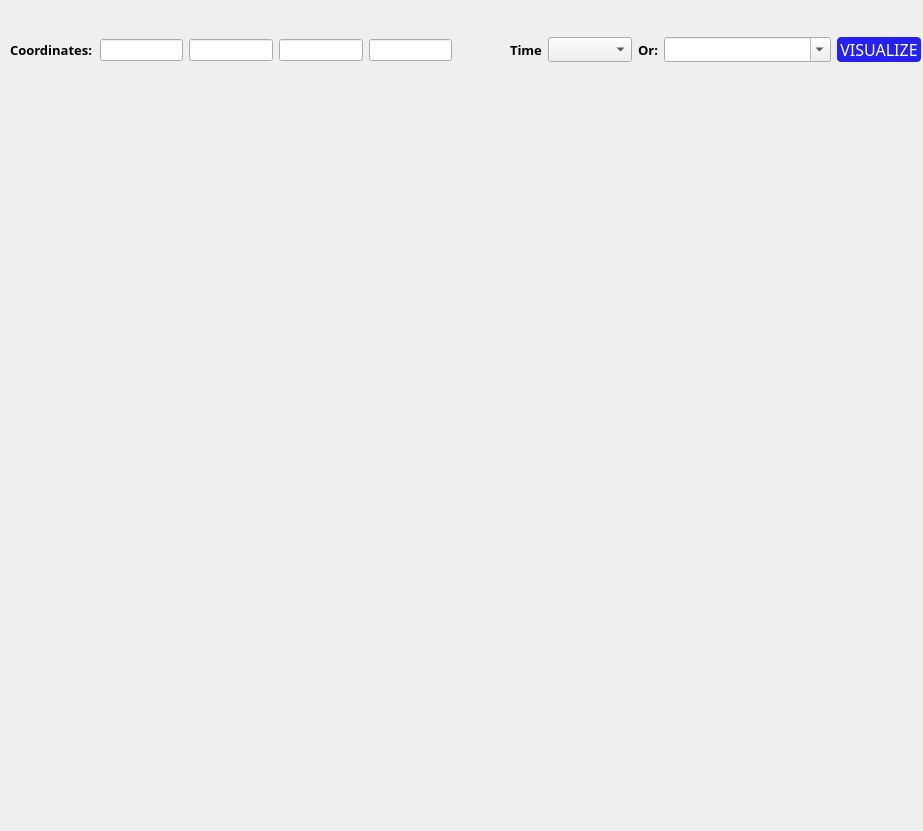
<?xml version="1.0" encoding="UTF-8"?>
<ui version="4.0">
 <class>forcastCombinedPage</class>
 <widget class="QWidget" name="forcastCombinedPage">
  <property name="geometry">
   <rect>
    <x>0</x>
    <y>0</y>
    <width>923</width>
    <height>831</height>
   </rect>
  </property>
  <property name="windowTitle">
   <string>Form</string>
  </property>
  <widget class="QWidget" name="horizontalLayoutWidget">
   <property name="geometry">
    <rect>
     <x>10</x>
     <y>10</y>
     <width>911</width>
     <height>80</height>
    </rect>
   </property>
   <layout class="QHBoxLayout" name="horizontalLayout" stretch="1,1,1,1,1,1,1,0,2,1">
    <item>
     <widget class="QLabel" name="CoordinatesCombLabel_2">
      <property name="minimumSize">
       <size>
        <width>0</width>
        <height>60</height>
       </size>
      </property>
      <property name="font">
       <font>
        <family>Droid Sans Fallback</family>
        <pointsize>10</pointsize>
        <bold>true</bold>
       </font>
      </property>
      <property name="styleSheet">
       <string notr="true">#CoordinatesCombLabel_2
{
color: black;
}</string>
      </property>
      <property name="text">
       <string>Coordinates:</string>
      </property>
     </widget>
    </item>
    <item>
     <widget class="QLineEdit" name="xCoordCombLineEdit"/>
    </item>
    <item>
     <widget class="QLineEdit" name="yCoordCombLineEdit"/>
    </item>
    <item>
     <widget class="QLineEdit" name="zCoordCombLineEdit"/>
    </item>
    <item>
     <widget class="QLineEdit" name="pCoordCombLineEdit"/>
    </item>
    <item alignment="Qt::AlignRight">
     <widget class="QLabel" name="timeLabel_1">
      <property name="minimumSize">
       <size>
        <width>0</width>
        <height>60</height>
       </size>
      </property>
      <property name="font">
       <font>
        <family>Droid Sans Fallback</family>
        <pointsize>10</pointsize>
        <bold>true</bold>
       </font>
      </property>
      <property name="styleSheet">
       <string notr="true">#timeLabel_1
{
color: black;
}</string>
      </property>
      <property name="text">
       <string>Time</string>
      </property>
     </widget>
    </item>
    <item>
     <widget class="QComboBox" name="timeStepCombComboBox">
      <property name="sizePolicy">
       <sizepolicy hsizetype="Preferred" vsizetype="Fixed">
        <horstretch>0</horstretch>
        <verstretch>0</verstretch>
       </sizepolicy>
      </property>
      <property name="maximumSize">
       <size>
        <width>16777215</width>
        <height>25</height>
       </size>
      </property>
      <property name="font">
       <font>
        <family>Droid Sans Fallback</family>
       </font>
      </property>
      <property name="styleSheet">
       <string notr="true">color: black;
</string>
      </property>
     </widget>
    </item>
    <item alignment="Qt::AlignRight">
     <widget class="QLabel" name="orCombLabel_2">
      <property name="minimumSize">
       <size>
        <width>0</width>
        <height>60</height>
       </size>
      </property>
      <property name="font">
       <font>
        <family>Droid Sans Fallback</family>
        <pointsize>10</pointsize>
        <bold>true</bold>
       </font>
      </property>
      <property name="styleSheet">
       <string notr="true">#orCombLabel_2
{
color: black;
}</string>
      </property>
      <property name="text">
       <string>Or:</string>
      </property>
      <property name="alignment">
       <set>Qt::AlignCenter</set>
      </property>
     </widget>
    </item>
    <item>
     <widget class="QComboBox" name="savedLocationCombComboBox_2">
      <property name="sizePolicy">
       <sizepolicy hsizetype="MinimumExpanding" vsizetype="Fixed">
        <horstretch>2</horstretch>
        <verstretch>2</verstretch>
       </sizepolicy>
      </property>
      <property name="minimumSize">
       <size>
        <width>0</width>
        <height>21</height>
       </size>
      </property>
      <property name="maximumSize">
       <size>
        <width>16777215</width>
        <height>25</height>
       </size>
      </property>
      <property name="font">
       <font>
        <family>Droid Sans Fallback</family>
        <pointsize>10</pointsize>
        <bold>false</bold>
       </font>
      </property>
      <property name="cursor">
       <cursorShape>ArrowCursor</cursorShape>
      </property>
      <property name="styleSheet">
       <string notr="true">color: black;
</string>
      </property>
      <property name="editable">
       <bool>true</bool>
      </property>
     </widget>
    </item>
    <item>
     <widget class="QPushButton" name="visualizeCombButton_2">
      <property name="sizePolicy">
       <sizepolicy hsizetype="MinimumExpanding" vsizetype="Fixed">
        <horstretch>0</horstretch>
        <verstretch>0</verstretch>
       </sizepolicy>
      </property>
      <property name="minimumSize">
       <size>
        <width>0</width>
        <height>25</height>
       </size>
      </property>
      <property name="maximumSize">
       <size>
        <width>16777215</width>
        <height>25</height>
       </size>
      </property>
      <property name="font">
       <font>
        <family>Droid Sans Fallback</family>
        <pointsize>-1</pointsize>
       </font>
      </property>
      <property name="styleSheet">
       <string notr="true">#visualizeCombButton_2
{
background-color: #2521F3; 
font-size: 16px;
color: white;
border-radius: 4px;
Height: 40;
}</string>
      </property>
      <property name="text">
       <string>VISUALIZE</string>
      </property>
     </widget>
    </item>
   </layout>
  </widget>
 </widget>
 <resources/>
 <connections/>
</ui>
